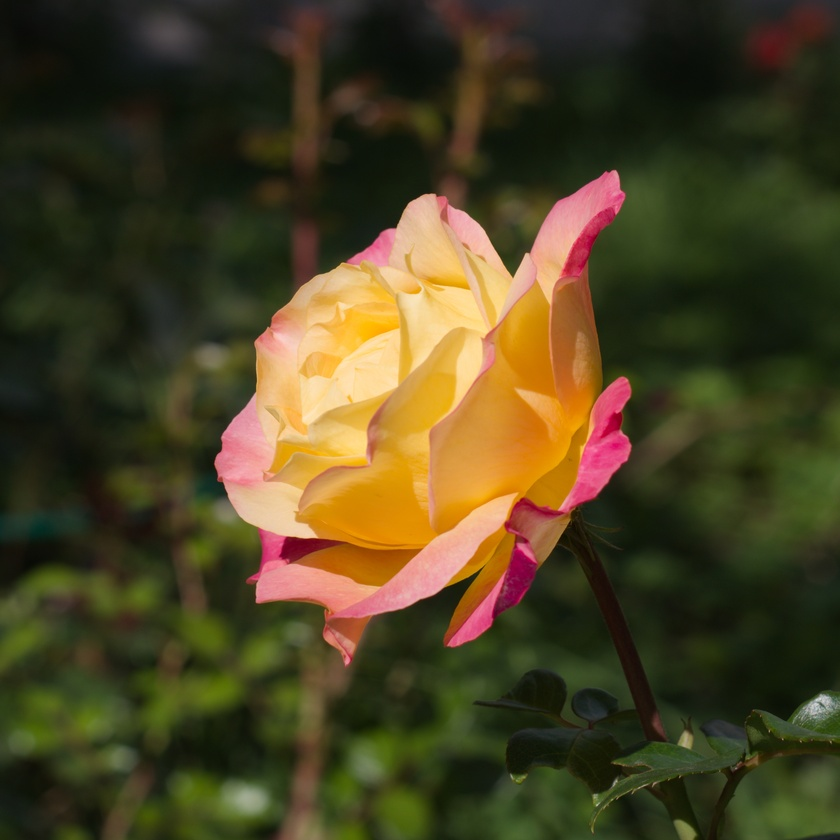
#> input picture labs/lab1-1/love_and_peace.jpg, 840 x 840 px, shrunk from 2700 x 2700 before the run, found by its file name
$ jupyter execute lab2-2-info.ipynb
#> lines starting #> are read from the running program, lines starting #| are printed output that depends on the picture
# Filtering

Convolutional filters operate on groups of pixels in an image.  In this lab we will explore various filter operations such as blur and edge detection filters.

[cell 1]
import imageio
import numpy as np
from matplotlib import pyplot as plt
import skimage
from scipy.ndimage import convolve
import scipy

[cell 2]
im = imageio.imread('love_and_peace.jpg')
#> im is the input picture: shape (840, 840, 3); mean R, G, B 74.4, 65.8, 34.6
im = skimage.color.rgb2gray(im)
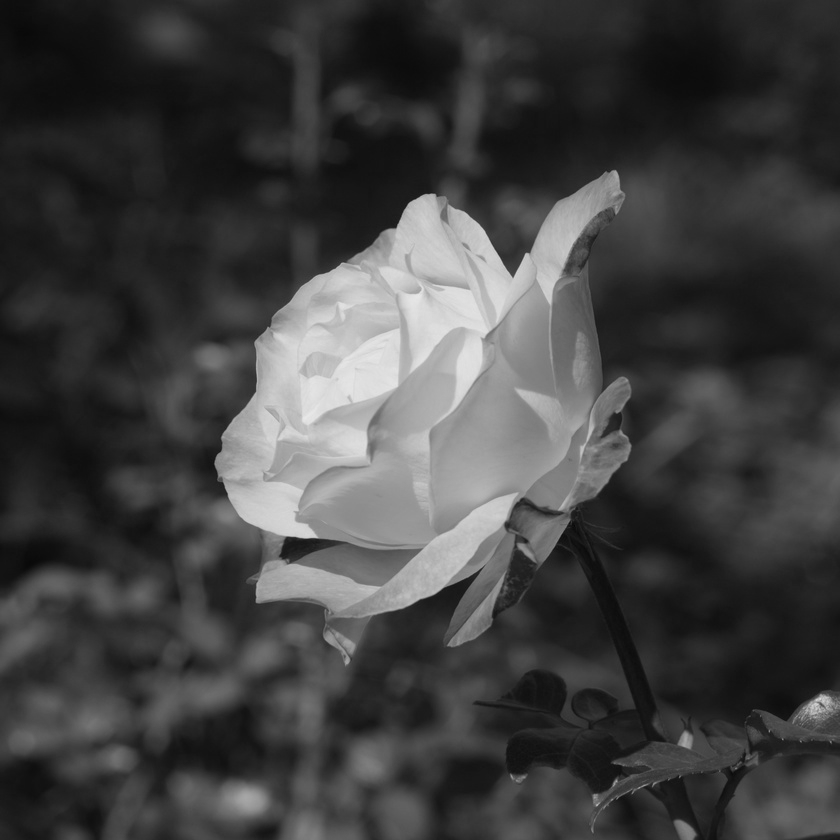
#> im: shape (840, 840) float64; min 0.0302, max 0.913, mean 0.257
plt.imshow(im,cmap='gray')

Let's make a classic 3x3 blur kernel: the Gaussian kernel.

$\begin{bmatrix}
1 & 2 & 1\\
2 & 4 & 2\\
1 & 2 & 1
\end{bmatrix}/16$

We divide by 16 so that the kernel sums to one.  This ensures that we do not change the range of the data when we apply the kernel.

[cell 3]
blur = np.array([[1,2,1],
                 [2,4,2],
                 [1,2,1]])/16

To apply the kernel, we use the `scipy.ndimage.convolve` function.  By default, this uses reflection padding.

[cell 4]
im_blur = convolve(im,blur)
plt.imshow(im_blur,cmap='gray')

Because the image is large, we can't readily see the effect of blurring.  Let's look at a close-up of the center of the image.

[cell 5]
def get_center_crop(image,size=128):
    H,W = image.shape[:2]
    return image[H//2-size//2:H//2+size//2,W//2-size//2:W//2+size//2]

fig,axes = plt.subplots(1,2)
images = [im,im_blur]
titles = ['original','blur']
for ax,image,title in zip(axes,images,titles):
    ax.imshow(get_center_crop(image))
    ax.set_title(title)
#> this loop made 2 passes
#> (title, H in get_center_crop, W in get_center_crop) on passes 1 to 2: ('original', 840, 840), ('blur', 840, 840)
plt.show()
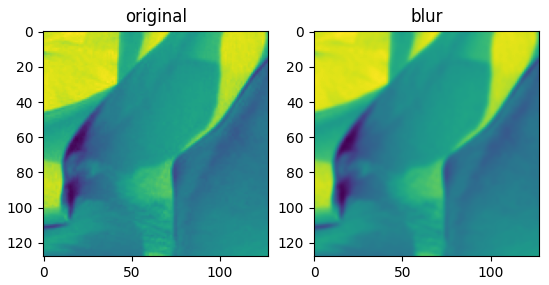
#> figure drawn by matplotlib, 2 panels

We can construct larger Gaussian kernels as well, that will blur "more."  For this we use the `scipy.signal.windows.gaussian` function which makes a 1D Gaussian of a specified size and std. dev.

[cell 6]
G = scipy.signal.windows.gaussian(51, std=7)
G

An interesting property of a Gaussian is that we can form a 2D Gaussian by multiplying two 1D Gaussians together.

First we use `None` to create a new axis to make a horizontal and a vertical Gaussian:

[cell 7]
G_horiz = G[None,:]
G_horiz

[cell 8]
G_vert = G[:,None]
G_vert

Now we combine them using the `@` operator which does matrix multiplication.

We are multiplying a $51 \times 1$ matrix with a $1 \times 51$ matrix, so the result will have shape $51 \times 51$.

[cell 9]
blur_more = G[:,None] @ G[None,:]
plt.imshow(blur_more)
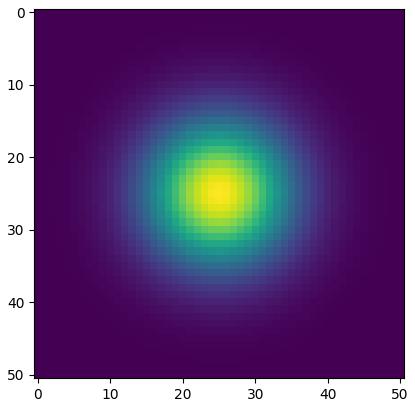
#> figure drawn by matplotlib, 1 panel

Because the matrix is of finite extent, the matrix might not sum to one, like a true Gaussian (with inifinite support) would.

Let's divide by the sum to ensure that our filter sums to one.

[cell 10]
blur_more /= blur_more.sum()

Now we apply the filter and compare to our previous result.

[cell 11]
im_blur_more = convolve(im,blur_more)
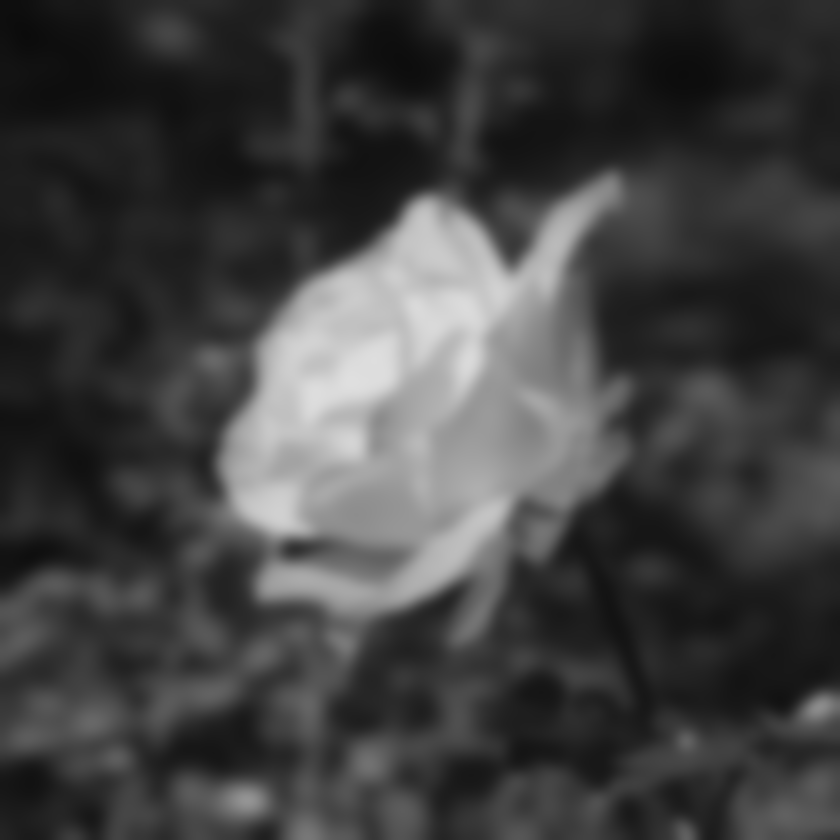
#> im_blur_more: shape (840, 840) float64; min 0.0461, max 0.878, mean 0.257

[cell 12]
fig,axes = plt.subplots(1,3)
images = [im,im_blur,im_blur_more]
titles = ['original','blur','blur_more']
for ax,image,title in zip(axes,images,titles):
    ax.imshow(get_center_crop(image))
    ax.set_title(title)
#> this loop made 3 passes
#> title on passes 1 to 3: 'original', 'blur', 'blur_more'
plt.show()
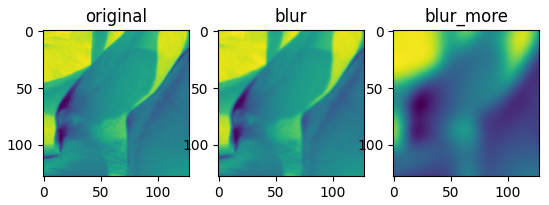
#> figure drawn by matplotlib, 3 panels

## On NumPy slicing

NumPy provides a facility to skip rows and columns when slicing.  The full syntax is as follows:

    a[<start>:<end>:<skip>]

This will index the axis from `start` to `end` (exclusive), with a step size of `skip`.

If you don't specify `start`, it is assumed to be `0`, and if you don't specify `end`, it will go to the end of the axis.

Here are some examples:

[cell 13]
a = np.array(
    [[1,2,3,4,5],
     [6,7,8,9,0],
     [1,2,3,4,5],
     [6,7,8,9,0]])
a

Take every other row:

[cell 14]
a[::2]

Take every other column:

[cell 15]
a[:,::2]

Take every other column, starting at the first column:

[cell 16]
a[:,1::2]

Take every other row and column, starting at `(1,1)`:

[cell 17]
a[1::2,1::2]

You can also store into a sliced array:

[cell 18]
b = np.zeros((4,4))
b

[cell 19]
b[1::2,1::2] = a[1::2,1::2]
b

## Image downsampling

Blurring and slicing come together when we want to downsample an image (reduce it size).

If we simply downsample by slicing, we see artifacts in the result due to an effect called "aliasing."

[cell 20]
im_down = im[::8,::8]
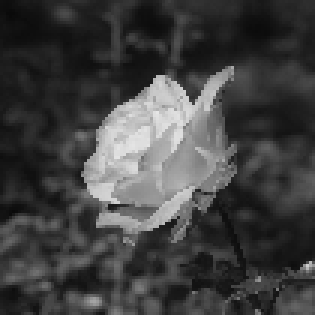
#> im_down: shape (105, 105) float64 (shown 3 times larger); min 0.0401, max 0.903, mean 0.256
plt.imshow(get_center_crop(im_down))
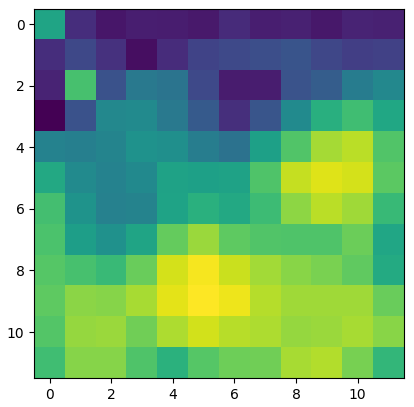
#> figure drawn by matplotlib, 1 panel

Note the "blockiness" on the edges of the flower in the bottom-right corner.

To address this issue, we can first blur, and then slice.

[cell 21]
G = scipy.signal.windows.gaussian(21, std=3)
blur = G[:,None] @ G[None,:]
im_blur = convolve(im,blur)
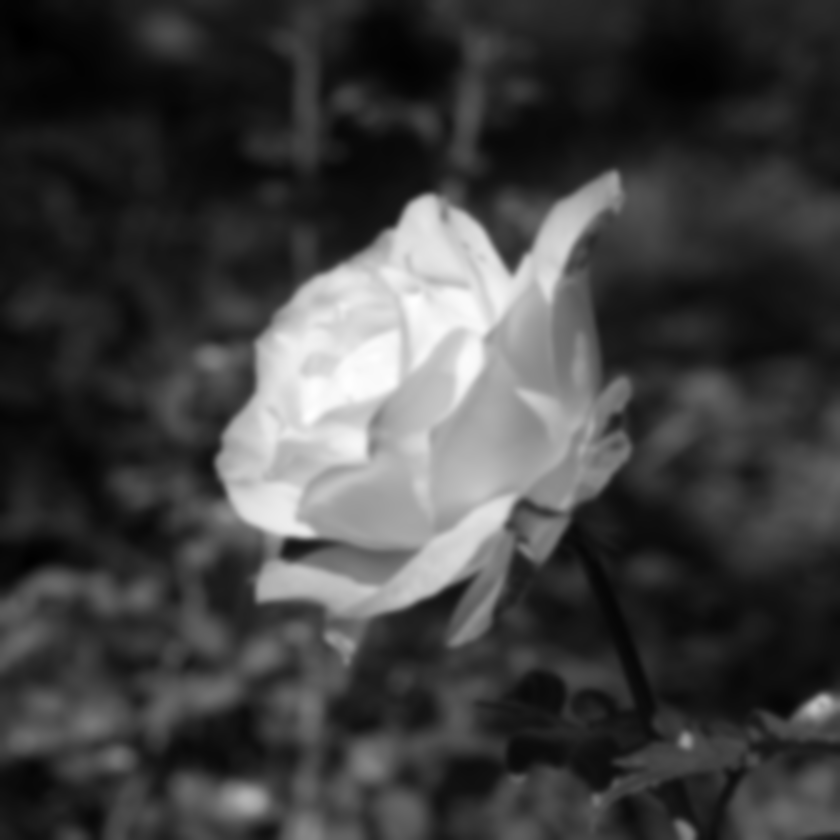
#> im_blur: shape (840, 840) float64; min 2.37, max 50.2, mean 14.5; drawn with min black and max white
im_blur_down = im_blur[::8,::8]
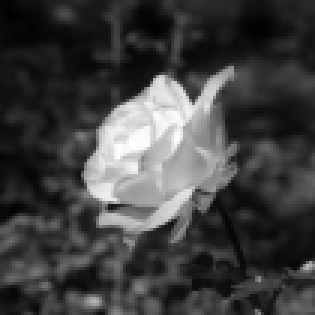
#> im_blur_down: shape (105, 105) float64 (shown 3 times larger); min 2.37, max 49.94, mean 14.5; drawn with min black and max white
plt.imshow(get_center_crop(im_blur_down))
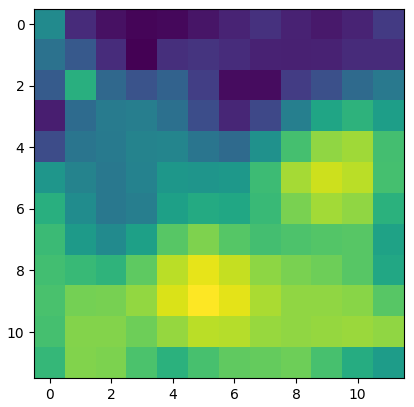
#> figure drawn by matplotlib, 1 panel
